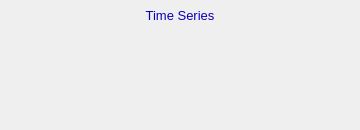
    <widget class="PyDMFrame" name="composite_10">
      <property name="geometry">
        <rect>
          <x>389</x>
          <y>465</y>
          <width>360</width>
          <height>130</height>
        </rect>
      </property>
      <widget class="PyDMDrawingRectangle" name="rectangle_7">
        <property name="geometry">
          <rect>
            <x>120</x>
            <y>5</y>
            <width>120</width>
            <height>21</height>
          </rect>
        </property>
        <property name="brush" stdset="0">
          <brush brushstyle="SolidPattern">
            <color alpha="255">
              <red>218</red>
              <green>218</green>
              <blue>218</blue>
            </color>
          </brush>
        </property>
        <property name="penStyle" stdset="0">
          <enum>Qt::SolidLine</enum>
        </property>
        <property name="penColor" stdset="0">
          <color>
            <red>218</red>
            <green>218</green>
            <blue>218</blue>
          </color>
        </property>
        <property name="penWidth" stdset="0">
          <double>0</double>
        </property>
        <property name="penCapStyle" stdset="0">
          <enum>Qt::FlatCap</enum>
        </property>
        <property name="toolTip">
          <string>rectangle_7</string>
        </property>
      </widget>
      <widget class="PyDMDrawingRectangle" name="rectangle_8">
        <property name="geometry">
          <rect>
            <x>0</x>
            <y>0</y>
            <width>360</width>
            <height>130</height>
          </rect>
        </property>
        <property name="brush" stdset="0">
          <brush brushstyle="NoBrush">
            <color alpha="255">
              <red>0</red>
              <green>0</green>
              <blue>0</blue>
            </color>
          </brush>
        </property>
        <property name="penStyle" stdset="0">
          <enum>Qt::SolidLine</enum>
        </property>
        <property name="penColor" stdset="0">
          <color>
            <red>0</red>
            <green>0</green>
            <blue>0</blue>
          </color>
        </property>
        <property name="penWidth" stdset="0">
          <double>1</double>
        </property>
        <property name="penCapStyle" stdset="0">
          <enum>Qt::FlatCap</enum>
        </property>
        <property name="toolTip">
          <string>rectangle_8</string>
        </property>
      </widget>
      <widget class="QLabel" name="text_18">
        <property name="geometry">
          <rect>
            <x>125</x>
            <y>5</y>
            <width>110</width>
            <height>20</height>
          </rect>
        </property>
        <property name="text">
          <string>Time Series</string>
        </property>
        <property name="font" stdset="0">
          <font>
            <pointsize>10</pointsize>
          </font>
        </property>
        <property name="brush" stdset="0">
          <brush brushstyle="SolidPattern">
            <color alpha="255">
              <red>10</red>
              <green>0</green>
              <blue>184</blue>
            </color>
          </brush>
        </property>
        <property name="toolTip">
          <string>text_18</string>
        </property>
        <property name="alignment">
          <set>Qt::AlignCenter</set>
        </property>
        <property name="styleSheet">
          <string notr="true">QLabel#text_18 {
  color: rgb(10, 0, 184);
  }</string>
        </property>
      </widget>
      <widget class="PyDMFrame" name="composite_11">
        <property name="geometry">
          <rect>
            <x>61</x>
            <y>82</y>
            <width>225</width>
            <height>20</height>
          </rect>
        </property>
        <widget class="QLabel" name="text_19">
          <property name="geometry">
            <rect>
              <x>389</x>
              <y>465</y>
              <width>130</width>
              <height>20</height>
            </rect>
          </property>
          <property name="text">
            <string>Current point</string>
          </property>
          <property name="font" stdset="0">
            <font>
              <pointsize>10</pointsize>
            </font>
          </property>
          <property name="brush" stdset="0">
            <brush brushstyle="SolidPattern">
              <color alpha="255">
                <red>0</red>
                <green>0</green>
                <blue>0</blue>
              </color>
            </brush>
          </property>
          <property name="toolTip">
            <string>text_19</string>
          </property>
          <property name="alignment">
            <set>Qt::AlignRight|Qt::AlignTrailing|Qt::AlignVCenter</set>
          </property>
          <property name="styleSheet">
            <string notr="true">QLabel#text_19 {
  color: rgb(0, 0, 0);
  }</string>
          </property>
        </widget>
        <widget class="PyDMLabel" name="text_update_12">
          <property name="geometry">
            <rect>
              <x>524</x>
              <y>466</y>
              <width>90</width>
              <height>18</height>
            </rect>
          </property>
          <property name="toolTip">
            <string>PV: ${prefix}TSCurrentPoint</string>
          </property>
          <property name="channel" stdset="0">
            <string>ca://${prefix}TSCurrentPoint</string>
          </property>
          <property name="font" stdset="0">
            <font>
              <pointsize>10</pointsize>
            </font>
          </property>
          <property name="alignment">
            <set>Qt::AlignLeading|Qt::AlignLeft|Qt::AlignVCenter</set>
          </property>
          <property name="textInteractionFlags">
            <set>Qt::TextSelectableByKeyboard|Qt::TextSelectableByMouse</set>
          </property>
          <property name="styleSheet">
            <string notr="true">PyDMLabel#text_update_12 {
  color: rgb(10, 0, 184);
  background-color: rgb(187, 187, 187);
  }</string>
          </property>
        </widget>
      </widget>
      <widget class="PyDMFrame" name="composite_12">
        <property name="geometry">
          <rect>
            <x>101</x>
            <y>107</y>
            <width>240</width>
            <height>20</height>
          </rect>
        </property>
        <widget class="PyDMEnumComboBox" name="menu_3">
          <property name="geometry">
            <rect>
              <x>484</x>
              <y>466</y>
              <width>80</width>
              <height>18</height>
            </rect>
          </property>
          <property name="toolTip">
            <string>${prefix}TSRead.SCAN</string>
          </property>
          <property name="channel" stdset="0">
            <string>ca://${prefix}TSRead.SCAN</string>
          </property>
          <property name="font" stdset="0">
            <font>
              <pointsize>10</pointsize>
            </font>
          </property>
          <property name="styleSheet">
            <string notr="true">PyDMEnumComboBox#menu_3 {
  color: rgb(0, 0, 0);
  background-color: rgb(115, 223, 255);
  }</string>
          </property>
        </widget>
        <widget class="PyDMPushButton" name="message_button">
          <property name="geometry">
            <rect>
              <x>569</x>
              <y>465</y>
              <width>60</width>
              <height>20</height>
            </rect>
          </property>
          <property name="text">
            <string>Read</string>
          </property>
          <property name="font" stdset="0">
            <font>
              <pointsize>10</pointsize>
            </font>
          </property>
          <property name="toolTip">
            <string>${prefix}TSControl</string>
          </property>
          <property name="channel" stdset="0">
            <string>ca://${prefix}TSControl</string>
          </property>
          <property name="pressValue" stdset="0">
            <string>3</string>
          </property>
          <property name="styleSheet">
            <string notr="true">PyDMPushButton#message_button {
  color: rgb(0, 0, 0);
  background-color: rgb(115, 223, 255);
  }</string>
          </property>
        </widget>
        <widget class="QLabel" name="text_20">
          <property name="geometry">
            <rect>
              <x>389</x>
              <y>465</y>
              <width>90</width>
              <height>20</height>
            </rect>
          </property>
          <property name="text">
            <string>Read rate</string>
          </property>
          <property name="font" stdset="0">
            <font>
              <pointsize>10</pointsize>
            </font>
          </property>
          <property name="brush" stdset="0">
            <brush brushstyle="SolidPattern">
              <color alpha="255">
                <red>0</red>
                <green>0</green>
                <blue>0</blue>
              </color>
            </brush>
          </property>
          <property name="toolTip">
            <string>text_20</string>
          </property>
          <property name="alignment">
            <set>Qt::AlignLeading|Qt::AlignLeft|Qt::AlignVCenter</set>
          </property>
          <property name="styleSheet">
            <string notr="true">QLabel#text_20 {
  color: rgb(0, 0, 0);
  }</string>
          </property>
        </widget>
      </widget>
      <widget class="PyDMFrame" name="composite_13">
        <property name="geometry">
          <rect>
            <x>23</x>
            <y>32</y>
            <width>315</width>
            <height>20</height>
          </rect>
        </property>
        <widget class="PyDMPushButton" name="message_button_1">
          <property name="geometry">
            <rect>
              <x>389</x>
              <y>465</y>
              <width>90</width>
              <height>20</height>
            </rect>
          </property>
          <property name="text">
            <string>Erase/Start</string>
          </property>
          <property name="font" stdset="0">
            <font>
              <pointsize>10</pointsize>
            </font>
          </property>
          <property name="toolTip">
            <string>${prefix}TSControl</string>
          </property>
          <property name="channel" stdset="0">
            <string>ca://${prefix}TSControl</string>
          </property>
          <property name="pressValue" stdset="0">
            <string>0</string>
          </property>
          <property name="styleSheet">
            <string notr="true">PyDMPushButton#message_button_1 {
  color: rgb(0, 0, 0);
  background-color: rgb(115, 223, 255);
  }</string>
          </property>
        </widget>
        <widget class="PyDMPushButton" name="message_button_2">
          <property name="geometry">
            <rect>
              <x>484</x>
              <y>465</y>
              <width>60</width>
              <height>20</height>
            </rect>
          </property>
          <property name="text">
            <string>Stop</string>
          </property>
          <property name="font" stdset="0">
            <font>
              <pointsize>10</pointsize>
            </font>
          </property>
          <property name="toolTip">
            <string>${prefix}TSControl</string>
          </property>
          <property name="channel" stdset="0">
            <string>ca://${prefix}TSControl</string>
          </property>
          <property name="pressValue" stdset="0">
            <string>2</string>
          </property>
          <property name="styleSheet">
            <string notr="true">PyDMPushButton#message_button_2 {
  color: rgb(0, 0, 0);
  background-color: rgb(115, 223, 255);
  }</string>
          </property>
        </widget>
        <widget class="PyDMPushButton" name="message_button_3">
          <property name="geometry">
            <rect>
              <x>549</x>
              <y>465</y>
              <width>60</width>
              <height>20</height>
            </rect>
          </property>
          <property name="text">
            <string>Start</string>
          </property>
          <property name="font" stdset="0">
            <font>
              <pointsize>10</pointsize>
            </font>
          </property>
          <property name="toolTip">
            <string>${prefix}TSControl</string>
          </property>
          <property name="channel" stdset="0">
            <string>ca://${prefix}TSControl</string>
          </property>
          <property name="pressValue" stdset="0">
            <string>1</string>
          </property>
          <property name="styleSheet">
            <string notr="true">PyDMPushButton#message_button_3 {
  color: rgb(0, 0, 0);
  background-color: rgb(115, 223, 255);
  }</string>
          </property>
        </widget>
        <widget class="PyDMLabel" name="text_update_13">
          <property name="geometry">
            <rect>
              <x>614</x>
              <y>466</y>
              <width>90</width>
              <height>18</height>
            </rect>
          </property>
          <property name="toolTip">
            <string>PV: ${prefix}TSAcquiring</string>
          </property>
          <property name="channel" stdset="0">
            <string>ca://${prefix}TSAcquiring</string>
          </property>
          <property name="font" stdset="0">
            <font>
              <pointsize>10</pointsize>
            </font>
          </property>
          <property name="alignment">
            <set>Qt::AlignLeading|Qt::AlignLeft|Qt::AlignVCenter</set>
          </property>
          <property name="textInteractionFlags">
            <set>Qt::TextSelectableByKeyboard|Qt::TextSelectableByMouse</set>
          </property>
          <property name="styleSheet">
            <string notr="true">PyDMLabel#text_update_13 {
  color: rgb(10, 0, 184);
  background-color: rgb(70, 70, 70);
  }</string>
          </property>
        </widget>
      </widget>
      <widget class="PyDMFrame" name="composite_14">
        <property name="geometry">
          <rect>
            <x>31</x>
            <y>57</y>
            <width>225</width>
            <height>20</height>
          </rect>
        </property>
        <widget class="PyDMLineEdit" name="text_entry_6">
          <property name="geometry">
            <rect>
              <x>554</x>
              <y>466</y>
              <width>60</width>
              <height>19</height>
            </rect>
          </property>
          <property name="channel" stdset="0">
            <string>ca://${prefix}TSNumPoints</string>
          </property>
          <property name="toolTip">
            <string>${prefix}TSNumPoints</string>
          </property>
          <property name="font" stdset="0">
            <font>
              <pointsize>10</pointsize>
            </font>
          </property>
          <property name="styleSheet">
            <string notr="true">PyDMLineEdit#text_entry_6 {
  color: rgb(0, 0, 0);
  background-color: rgb(115, 223, 255);
  border: 1px solid black;
  margin: 0px;
  padding: 0px;
  spacing: 0px;
  }</string>
          </property>
        </widget>
        <widget class="QLabel" name="text_21">
          <property name="geometry">
            <rect>
              <x>389</x>
              <y>465</y>
              <width>160</width>
              <height>20</height>
            </rect>
          </property>
          <property name="text">
            <string>Number of points</string>
          </property>
          <property name="font" stdset="0">
            <font>
              <pointsize>10</pointsize>
            </font>
          </property>
          <property name="brush" stdset="0">
            <brush brushstyle="SolidPattern">
              <color alpha="255">
                <red>0</red>
                <green>0</green>
                <blue>0</blue>
              </color>
            </brush>
          </property>
          <property name="toolTip">
            <string>text_21</string>
          </property>
          <property name="alignment">
            <set>Qt::AlignRight|Qt::AlignTrailing|Qt::AlignVCenter</set>
          </property>
          <property name="styleSheet">
            <string notr="true">QLabel#text_21 {
  color: rgb(0, 0, 0);
  }</string>
          </property>
        </widget>
      </widget>
    </widget>
